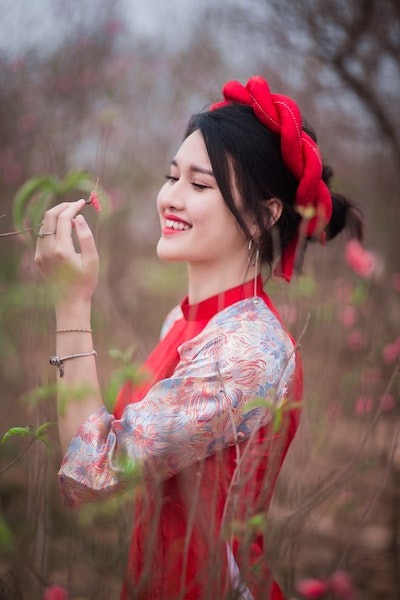
#> input picture desaturation_input.jpg, 400 x 600 px
$ python desaturation.py
#> lines starting #> are read from the running program, lines starting #| are printed output that depends on the picture
from PIL import Image

def grayscale_conv(img):
    """
    Convert an image to grayscale using the (min + max) / 2 method.
    This method averages the darkest and brightest channel for each pixel.

    """
    img=img.convert("RGB")   # Ensure the image is in RGB mode
    pixels=img.load()        # Load pixel map for direct access

    #Iterate through every pixel in the image
    for x in range(img.width):
        for y in range(img.height):
            # Extract RGB values of current pixel
            r,g,b=pixels[x,y]
            # Grayscale formula: midpoint of min and max RGB values
            gray=(min(r,g,b)+max(r,g,b))//2
            # Assign grayscale value to the pixel
            pixels[x,y]=(gray,gray,gray)
    return img

# Load the input image
img=Image.open("desaturation_input.jpg")
#> img is the input picture: PIL image 400x600 RGB; mean R, G, B 133.3, 100.1, 98
# Apply grayscale conversion
result=grayscale_conv(img)
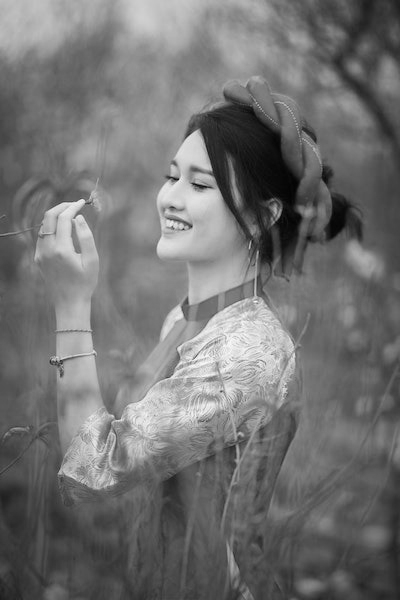
#> result: PIL image 400x600 RGB; min 2, max 254, mean 113.8
# Save the output image
result.save("desaturation_output.png")
